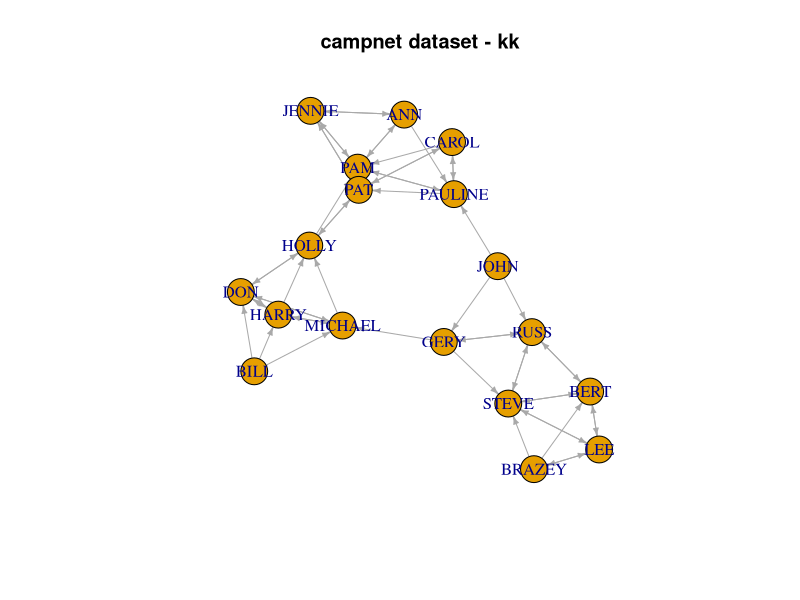
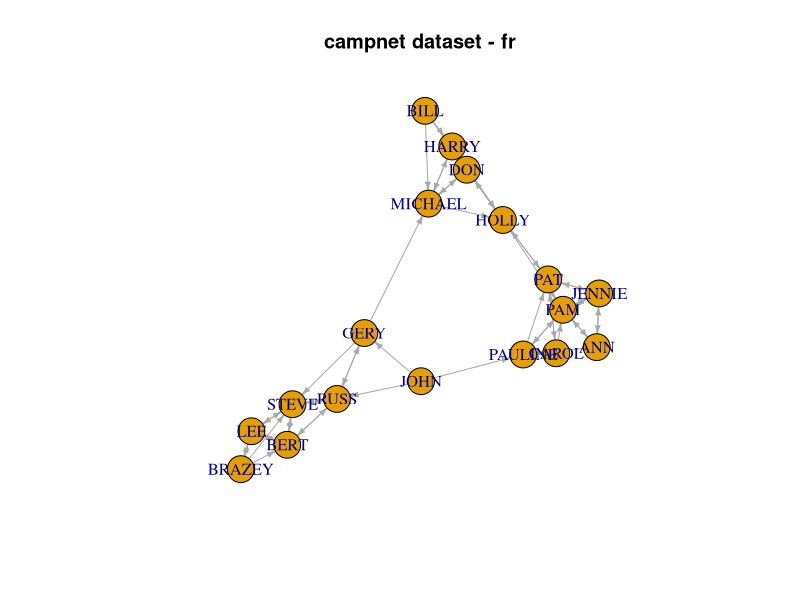
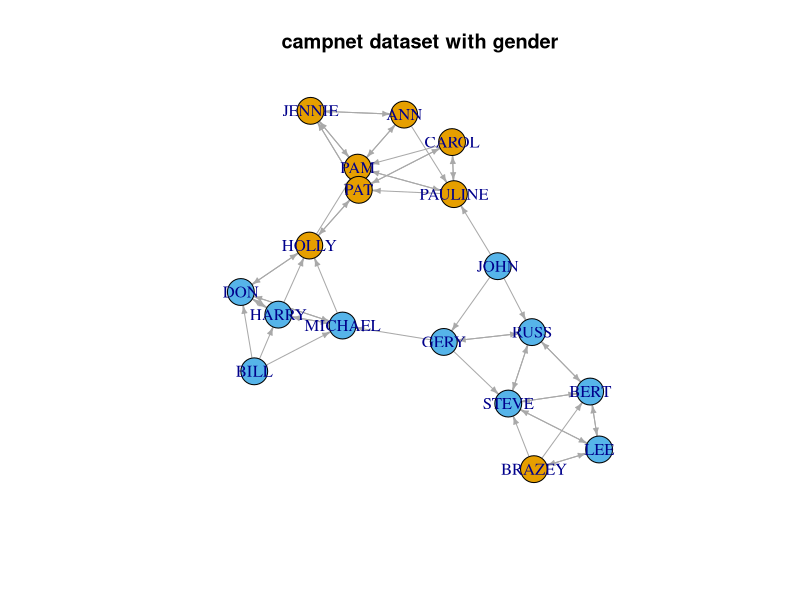
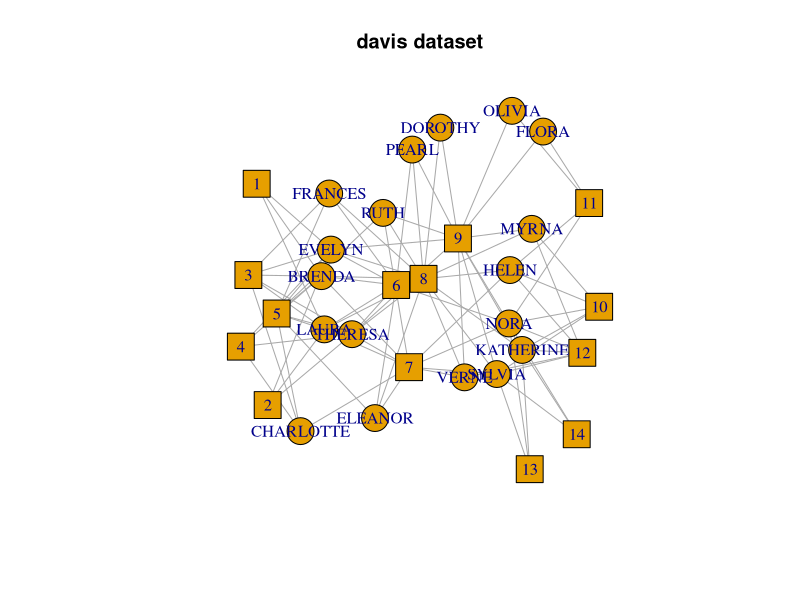

Write the R code that produced these figures, in order.
## ---- chunk 1
knitr::opts_chunk$set(echo = TRUE)
## ---- chunk 2
four <- 2+2
sixteen <- (2+2)^2
## ---- chunk 3
four
## ---- chunk 4
sixteen
## ---- chunk 5
v <- c(0,1,2,3,4,5,6,7,8,9)
print(v)
## ---- chunk 6
v <- v * 3
print(v)
## ---- chunk 7
matrix_data <- matrix(c(0,0,0,0,0,1,1,1,1,1,0,0,0,0,0,1,1,1,1,1,0,0,0,0,0), nrow = 5, ncol = 5, byrow=TRUE)
matrix_data
## ---- chunk 8
matrix_data <- matrix(c(0,0,0,0,0,1,1,1,1,1,0,0,0,0,0,1,1,1,1,1,0,0,0,0,0), nrow = 5, ncol = 5, byrow=FALSE)
matrix_data
## ---- chunk 9
matrix_data <- matrix(c(0,0,0,0,0,1,1,1,1,1,0,0,0,0,0,1,1,1,1,1,0,0,0,0,0), nrow = 5, ncol = 5)
matrix_data
## ---- chunk 10
#we define two vectors
zero <-c(0,0,0,0,0) 
one <- c(1,1,1,1,1)
# this could also be done more quickly with the rep function which replicates the values in x a given number of times 
#zero <- rep(0,5)
#one <- rep(1,5)
#we then refer to those vectors within a vector, and define the matrix
matrix_data <- matrix(c(zero,one,zero,one,zero), nrow = 5, ncol = 5, byrow = TRUE)
matrix_data
matrix_data <- matrix(c(zero,one,zero,one,zero), nrow = 5, ncol = 5, byrow = FALSE)
matrix_data
## ---- chunk 11
matrix_data <- matrix(c(zero,one,zero,one,zero), nrow = 5, ncol = 5, byrow = TRUE, dimnames = list(c("Alex", "Olav", "Jeroen", "Olga", "Bo"), c("Alex", "Olav", "Jeroen", "Olga", "Bo")))
matrix_data
## ---- chunk 12
adjacency <- matrix(c(zero,one,zero,one,zero), nrow = 5, ncol = 5, byrow = TRUE, dimnames = list(c("Alex", "Olav", "Jeroen", "Olga", "Bo"), c("Alex", "Olav", "Jeroen", "Olga", "Bo")))
print(adjacency)
## ---- chunk 13
zero <-c(0,0,0) 
one <- c(1,1,1)
affiliation <- matrix(c(zero,one,zero,one,zero), nrow = 5, ncol = 3, byrow = TRUE, dimnames = list(c("Alex", "Olav", "Jeroen", "Olga", "Bo"), c("Course1", "Course2", "Course3")))
print(affiliation)
## ---- chunk 14
class(affiliation)
affiliation_dataframe <- as.data.frame(affiliation)
class(affiliation_dataframe)
affiliation_matrix <- as.matrix(affiliation_dataframe)
## ---- chunk 15
adjacency
#get all data from row 1
adjacency[1,]
#get all data from column 5
adjacency[,5]
#get a specific value
adjacency[1,2]
## ---- chunk 16
affiliation_dataframe$Course1
## ---- chunk 17
#get the number of rows
nrow(adjacency)
#get the number of columns
ncol(adjacency)
#get the number of rows
nrow(affiliation)
#get the number of columns
ncol(affiliation)
## ---- chunk 18
T=matrix(c(0,3,1,5,0,1,4,0,0,4,1,6,0,0,0,5,0,0,0,1,1,3,0,1),nrow=6,ncol=4) 
print(T)
T_transpose <- t(T)
print(T_transpose)
## ---- chunk 19
#In the matrix F, person A (row 1) has a friendship tie to B, C and D.
F=matrix(c(0,1,1,1,0,1,0,1,0,0,1,1,0,1,0,1,0,1,0,1,0,0,0,1,0),nrow=5,ncol=5) 
print(F)
FF=F%*%F
print(FF)
## ---- chunk 20
#We can do the calculations of Breigers fictitious data set by hand
#We make the matrix
F=matrix(c(c(0,0,0,0,1),c(1,0,0,0,0),c(1,1,0,0,0),c(0,1,1,1,1),c(0,0,1,0,0),c(0,0,1,1,0)), nrow=6, ncol=5, byrow=TRUE,dimnames = list(c("A","B","C","D","E","F"),c("1","2","3","4","5"))) 
print(F)
#We take the transpose
print(t(F))
#We multiply the matrix by its tranpose so that we get the row-by-row network
P=F %*% t(F)
#We set the diagonal to 0 by hand
diag(P) <- 0
print(P)
#We multiple the transpose of the matrix by the original matrix to get the column-by-column network
G=t(F) %*% F
diag(F) <- 0
print(F)
## ---- chunk 21
source <- c("Mark", "Mark", "Peter", "Peter", "Bob", "Jill")
target <- c("Peter", "Jill", "Bob", "Aaron", "Jill", "Aaron")
edgelist <- matrix(c(source, target), nrow=6, ncol=2, byrow=FALSE,dimnames = list(c(), c("Source","Target")))
#another way to name the columns is to do that explictly in a separate statement
#colnames(edgelist) <- c("Source","Target")
print(edgelist)
## ---- chunk 22
#for delimiter = comma
#campnet <- read.csv("Data/campnet.csv")
#for delimiter = semicolon
campnet <- read.csv2("Data/campnet.csv")
#set sep
campnet <- read.csv("Data/campnet.csv", sep=";")
## ---- chunk 23
#for delimiter = comma
campnet <- read.csv("Data/campnet.csv", header=FALSE, sep = ";")
#for delimiter = semicolon
campnet <- read.csv2("Data/campnet.csv", header=FALSE)
## ---- chunk 24
class(campnet)
## ---- chunk 25
#First we need to install the igraph package
#install.packages("igraph")
library(igraph)
## ---- chunk 26
#as this is a directed network we set directed to TRUE
g <- graph_from_data_frame(campnet, directed = TRUE)
#another option is graph_from_edgelist
#look at the file format
class(g)
#it has become an igraph format
#look at the first rows
head(g)
#if you print out the g object it lists the edges.
print(g)
#you can also access the matrix using
g[]
## ---- chunk 27
#plot with Kamada-Kawai layout
plot(g,edge.arrow.size=.4,layout=layout_with_kk,main="campnet dataset - kk")
#plot with Fruchterman Reingold layout
plot(g,edge.arrow.size=.4,layout=layout_with_fr,main="campnet dataset - fr")
## ---- chunk 28
#import the attribute file
campattr <- read.csv("Data/campattr.txt")
#to directly add the attributes, we can use graph_from_data_frame and the vertices= option
g <- graph_from_data_frame(campnet, directed = TRUE,vertices=campattr)
#plot the graph
plot(g,edge.arrow.size=.4,layout=layout_with_kk,main="campnet dataset with gender",vertex.color=vertex_attr(g)$Gender)
## ---- chunk 29
davis <- read.csv("Data/davis.csv", header=FALSE)
## ---- chunk 30
davis_table <- table(davis)
class(davis_table)
g <- graph_from_incidence_matrix(davis_table, directed = FALSE)
#if you look at the matrix object you see that it has turned it into a bipartite matrix. in this case, 14+18 x 14+18 matrix. 
## ---- chunk 31
#we give rows and columns different shapes so that we can distinguish the two modes
V(g)$shape <- ifelse(V(g)$type == FALSE, "circle", "square")
plot(g,layout=layout_with_kk,main="davis dataset")
## ---- chunk 32
twomode_matrix <- as_incidence_matrix(g)
